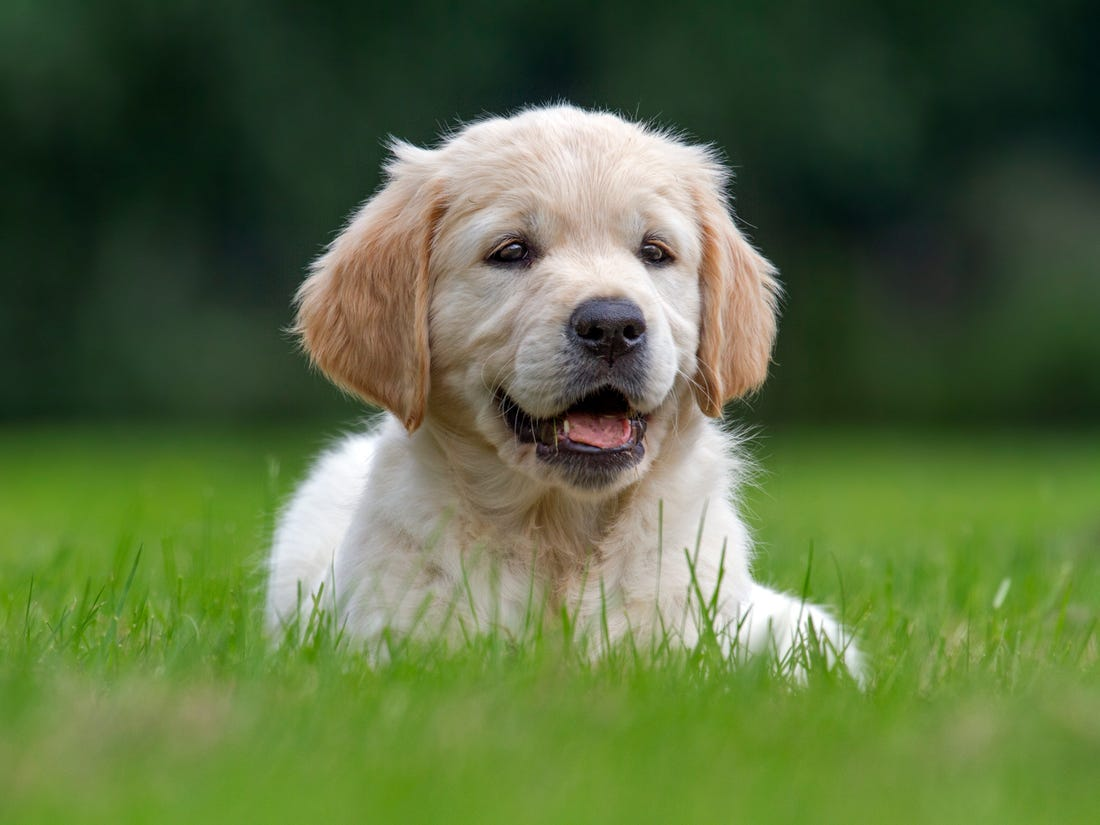
#> input picture lesson4/data/dog.jpg, 1100 x 825 px
$ python lesson4.py
#> lines starting #> are read from the running program, lines starting #| are printed output that depends on the picture
import os
import cv2

#Resize to image
# weight and height
img = cv2.imread(os.path.join('.', 'data', 'dog.jpg'))
#> img is the input picture: shape (825, 1100, 3); mean B, G, R 64.9, 108, 89.4

resized_img = cv2.resize(img, (640,480))

#print(resized_img.shape)
print(img.shape)
#| (825, 1100, 3)

cv2.imshow('img', img)
#cv2.imshow('resized_img', resized_img)

#crop to image
"""
Para criar uma imagem centralizada:

altura_desejada = 825 // 2  # Metade da altura original
largura_desejada = 1100 // 2  # Metade da largura original

x_top_left = (1100 - largura_desejada) // 2
y_top_left = (825 - altura_desejada) // 2

x_bottom_right = x_top_left + largura_desejada
y_bottom_right = y_top_left + altura_desejada

cropped_img = img[y_top_left:y_bottom_right, x_top_left:x_bottom_right]

x_top_left = 2755
y_top_left = 206,25

x_bottom_right = 825
y_bottom_right = 618,75

O primeiro conjunto de números (100:500) representa as coordenadas da altura (eixo y),
onde 100 é o início da região a ser cortada e 500 é o final.

O segundo conjunto de números (290:790) representa as coordenadas da largura (eixo x),
onde 290 é o início da região a ser cortada e 790 é o final.

"""

cropped_img = img[100:500, 290:790]
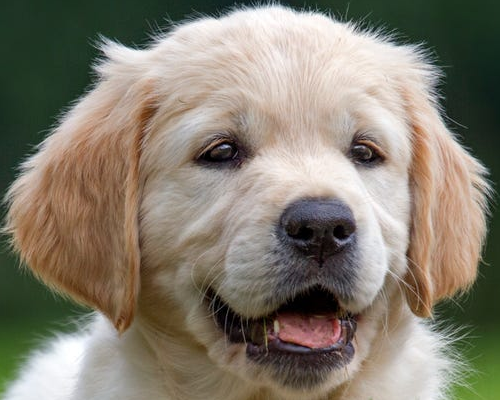
#> cropped_img: shape (400, 500, 3); mean B, G, R 112.2, 126, 133.3

print(cropped_img.shape)
#| (400, 500, 3)

cv2.imshow('cropped_img', cropped_img)
cv2.waitKey(0)
